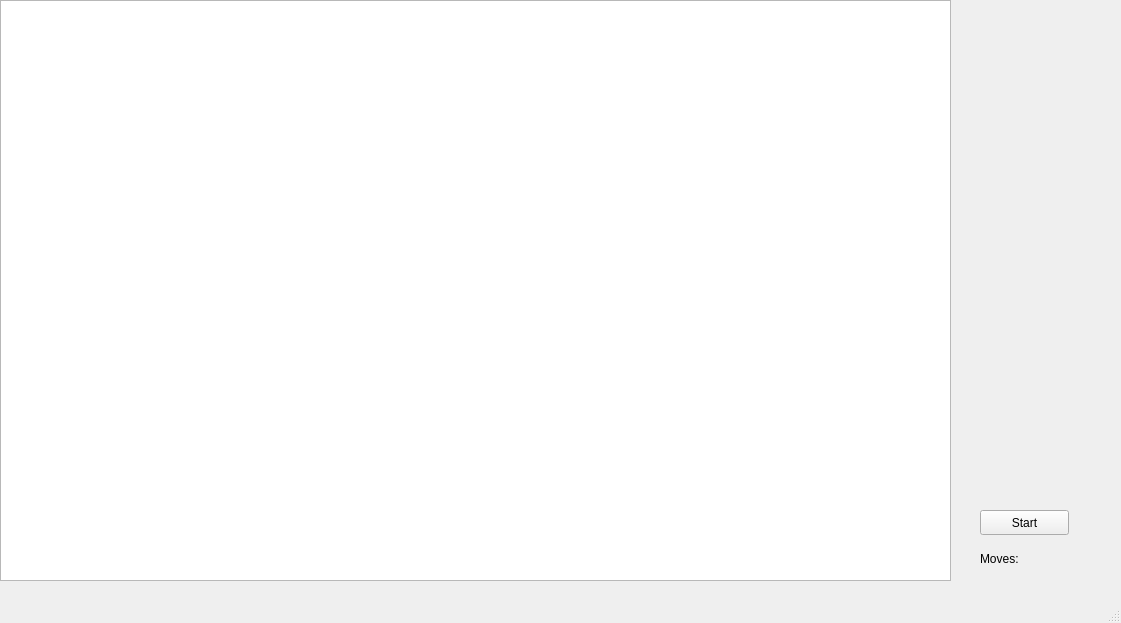
<?xml version="1.0" encoding="UTF-8"?>
<ui version="4.0">
 <class>MainWindow</class>
 <widget class="QMainWindow" name="MainWindow">
  <property name="geometry">
   <rect>
    <x>0</x>
    <y>0</y>
    <width>1121</width>
    <height>623</height>
   </rect>
  </property>
  <property name="windowTitle">
   <string>MainWindow</string>
  </property>
  <widget class="QWidget" name="centralwidget">
   <widget class="QGraphicsView" name="graphicsView">
    <property name="geometry">
     <rect>
      <x>0</x>
      <y>0</y>
      <width>951</width>
      <height>581</height>
     </rect>
    </property>
   </widget>
   <widget class="QPushButton" name="pushButton">
    <property name="geometry">
     <rect>
      <x>980</x>
      <y>510</y>
      <width>89</width>
      <height>25</height>
     </rect>
    </property>
    <property name="text">
     <string>Start</string>
    </property>
   </widget>
   <widget class="QLabel" name="label">
    <property name="geometry">
     <rect>
      <x>980</x>
      <y>550</y>
      <width>91</width>
      <height>17</height>
     </rect>
    </property>
    <property name="text">
     <string>Moves: </string>
    </property>
   </widget>
  </widget>
  <widget class="QMenuBar" name="menubar">
   <property name="geometry">
    <rect>
     <x>0</x>
     <y>0</y>
     <width>1121</width>
     <height>22</height>
    </rect>
   </property>
  </widget>
  <widget class="QStatusBar" name="statusbar"/>
 </widget>
 <resources/>
 <connections/>
</ui>
